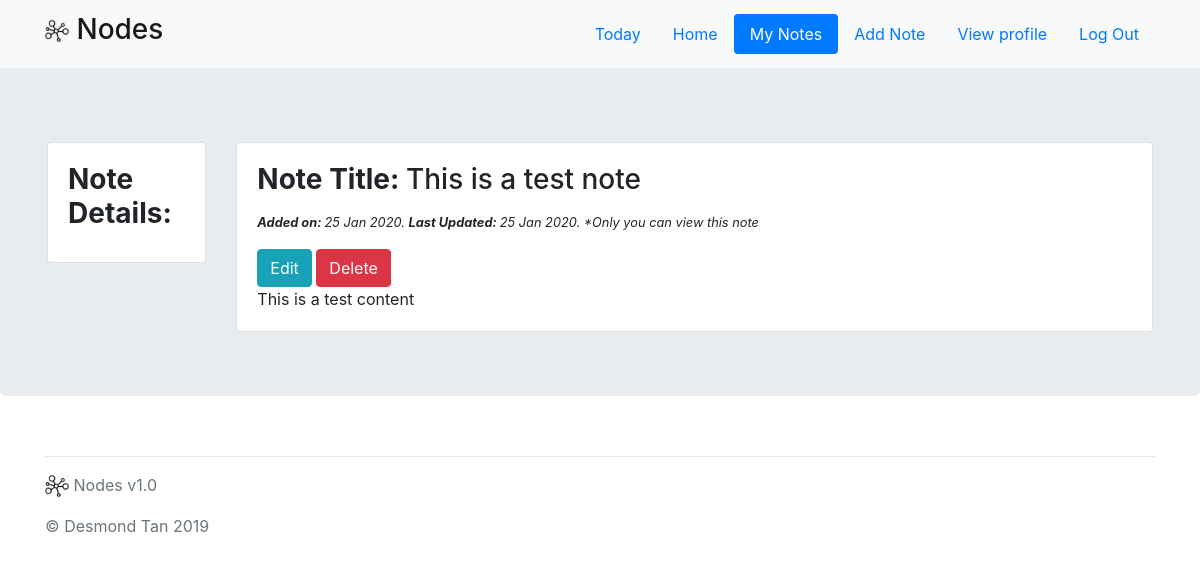
Before: /notes/1/ (signed in) with the older database file.
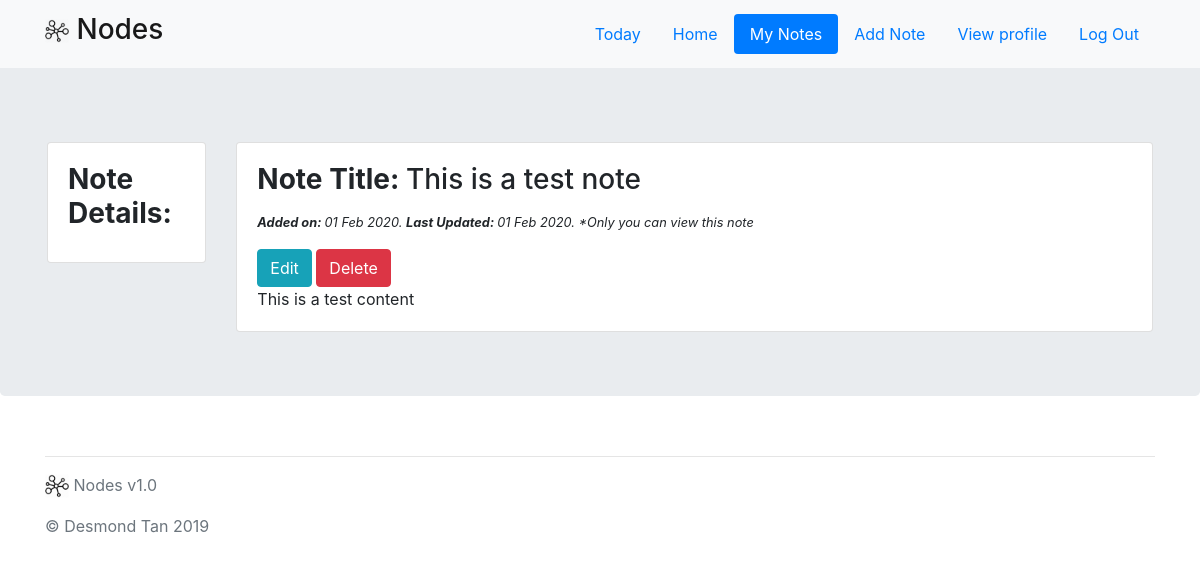
After: the same page with the newer database file.
### app/models.py (models this page shows, shortened)
class Notes(db.Model):
    __tablename__ = 'notes'
    id = db.Column(db.Integer, primary_key=True)
    date_created = db.Column(db.String(32))
    last_edited = db.Column(db.String(32))
    private = db.Column(db.Boolean)
    parent_folder_id = db.Column(db.Integer)
    title = db.Column(db.String(255))
    body = db.Column(db.String(255))
    body_markdown = db.Column(db.String(255))
    user_id = db.Column(db.Integer)

### app/main/views.py (the view)
@main.route("/notes/<note_id>/")
@login_required
def view_note(note_id):
    if validate_access_to_note(note_id, session['user_id']):
        note = get_note_by_id(note_id)
        can_edit = (note.user_id == int(session['user_id']))
        return render_template('main/view_note.html', note=note, can_edit=can_edit, username=session['username'])
    else:
        return abort(403)

### app/utils/filters.py (called while the page is built)
def datetimeformat(value, format="%d %b %Y, %I:%M %p"):
    datetime_obj = datetime.strptime(value, '%Y-%m-%d %H:%M:%S.%f')
    return datetime_obj.strftime(format)

### app/utils/functions.py (called while the page is built)
def get_note_by_id(note_id):
    note = Notes.query.filter(Notes.id == note_id).first()
    return note

def validate_access_to_note(note_id, user_id):
    note = Notes.query.filter(Notes.id == note_id).first()
    if note is None:
        return False
    if note.private:
        note_permission = Notes_Permissions.query.filter(
            and_(
                Notes_Permissions.note_id == note_id,
                Notes_Permissions.user_id == user_id
            )
        ).all()
        if note_permission is None:
            return False
    return True

### app/templates/main/view_note.html (shortened to what this page needs)
{% extends "layout.html" %}
{% block body %}
<div class="jumbotron">
    <div class="container">
    {% if username %}
        <div class="row" style="padding-top: 2%">
            <div class="col-lg-2 col-md-2 col-sm-12 col-xs-12">
                <div class="card mb-2 box-shadow">
                    <div class="card-body">
                        <h3 class="card-title"><b>Note Details:</b></h3>
                    </div>
                </div>
            </div>
            <div class="col-lg-10 col-md-10 col-sm-12 col-xs-12">
                <div class="card mb-10 box-shadow">
                    <div class="card-body">
                        <h3 class="card-title"><b>Note Title: </b>{{ note.title }}</h3>
                        <p class="card-text">
                            <small><i>
                                <b>Added on: </b>{{ note.date_created | datetimeformat("%d %b %Y") }}.
                                <b>Last Updated: </b>{{ note.last_edited | datetimeformat("%d %b %Y") }}.
                                {% if note.private %}
                                    *Only you can view this note
                                {% endif %}
                            </i></small>
                        </p>
                        {% if can_edit %}
                            <a href="/notes/edit/{{ note.id }}/" class="pull-left">
                                <button type="button" class="btn btn-info">
                                     Edit
                                </button>
                            </a>
                            <a href="/notes/delete/{{ note.id }}/" class="pull-right">
                                <button type="button" class="btn btn-danger">
                                     Delete
                                </button>
                            </a>
                        {% endif %}
                        <p class="card-text">
                            {{ note.body_markdown }}
                        </p>
                    </div>
                </div>
            </div>
        </div>
    {% endif %}
    </div>
</div>
{% endblock %}

Changed rows visible on the page:
changed Notes "This is a test note": date_created "25 Jan 2020" → "01 Feb 2020"; last_edited "25 Jan 2020" → "01 Feb 2020"
